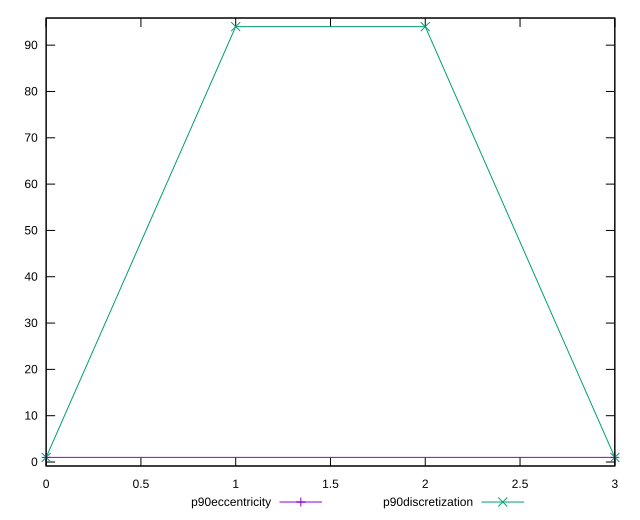

The gnuplot source for this figure:
reset

$p90Eccentricity <<EOF
0 1.0000000000000004
3 0.9999999999999997
EOF

$p90Discretization <<EOF
0 1
1 94
2 94
3 1
EOF

set key outside below
set xrange [0:3]
set yrange [-0.8600000000000004:95.86]
set trange [-0.8600000000000004:95.86]
set terminal svg size 640, 520 enhanced background rgb 'white'
set output "reports/report_00031_2021-02-24T23-18-18.084Z/uses-long-cache-ttl/progression/eccentricity.svg"

plot $p90Eccentricity title "p90eccentricity" with linespoints, \
     $p90Discretization title "p90discretization" with linespoints

reset
